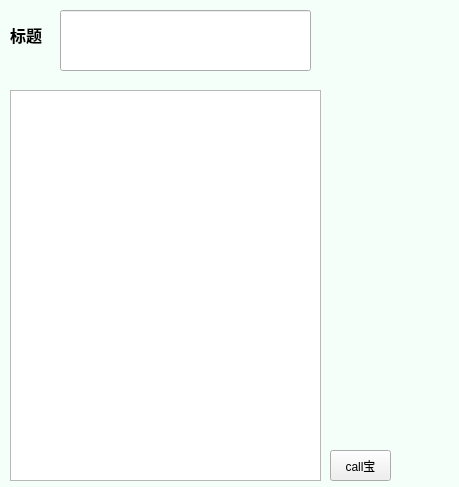
<?xml version="1.0" encoding="UTF-8"?>
<ui version="4.0">
 <class>addnoteswindow</class>
 <widget class="QWidget" name="addnoteswindow">
  <property name="geometry">
   <rect>
    <x>0</x>
    <y>0</y>
    <width>459</width>
    <height>487</height>
   </rect>
  </property>
  <property name="windowTitle">
   <string>Form</string>
  </property>
  <property name="styleSheet">
   <string notr="true">#addnoteswindow {background-color :rgb(245, 255, 250);}</string>
  </property>
  <widget class="QLabel" name="label">
   <property name="geometry">
    <rect>
     <x>10</x>
     <y>20</y>
     <width>91</width>
     <height>31</height>
    </rect>
   </property>
   <property name="text">
    <string>&lt;html&gt;&lt;head/&gt;&lt;body&gt;&lt;p&gt;&lt;span style=&quot; font-size:12pt; font-weight:700;&quot;&gt;标题&lt;/span&gt;&lt;/p&gt;&lt;/body&gt;&lt;/html&gt;</string>
   </property>
  </widget>
  <widget class="QLineEdit" name="lineEdit">
   <property name="geometry">
    <rect>
     <x>60</x>
     <y>10</y>
     <width>251</width>
     <height>61</height>
    </rect>
   </property>
  </widget>
  <widget class="QPlainTextEdit" name="plainTextEdit">
   <property name="geometry">
    <rect>
     <x>10</x>
     <y>90</y>
     <width>311</width>
     <height>391</height>
    </rect>
   </property>
  </widget>
  <widget class="QPushButton" name="send">
   <property name="geometry">
    <rect>
     <x>330</x>
     <y>450</y>
     <width>61</width>
     <height>31</height>
    </rect>
   </property>
   <property name="text">
    <string>call宝</string>
   </property>
  </widget>
 </widget>
 <resources/>
 <connections/>
</ui>
